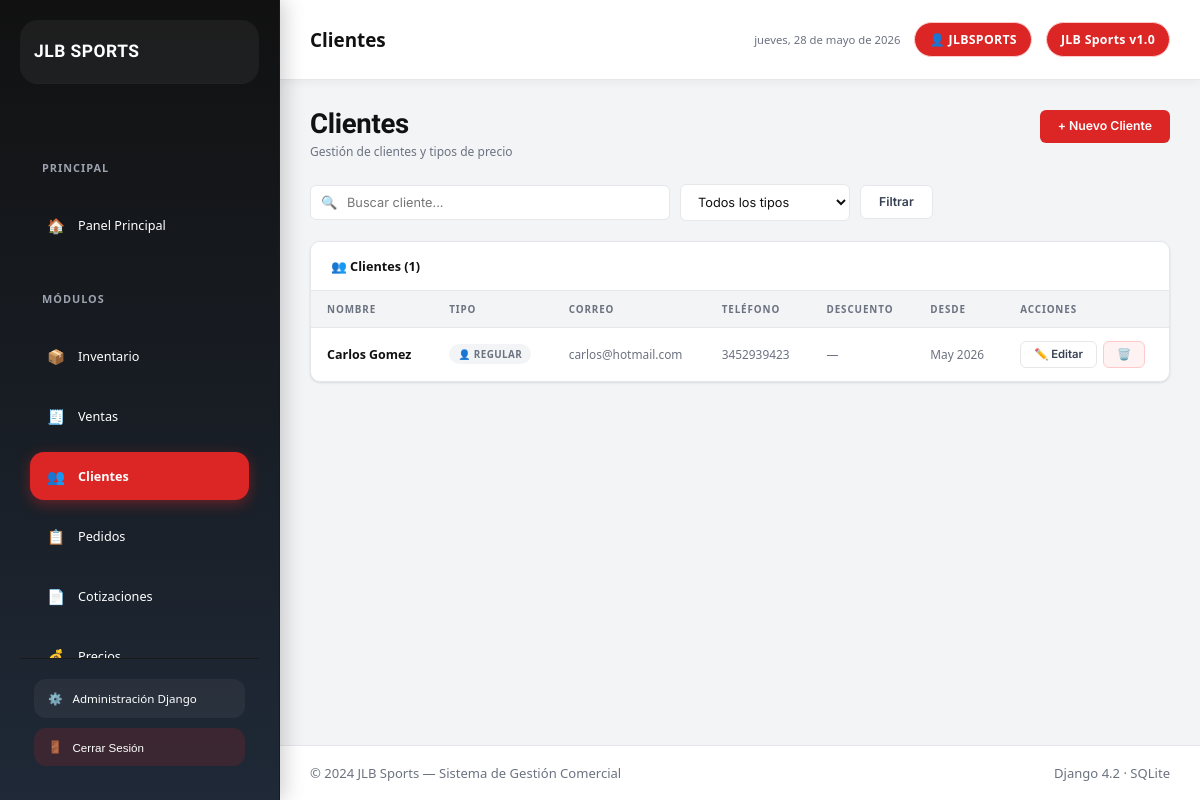
Screenshot of /clients/ (signed in) with the database file from the repository.
### clients/models.py (models this page shows, shortened)
class Client(models.Model):
    CLIENT_TYPES = [
        ('regular', 'Regular'),
        ('Distribuidor', 'Distribuidor'),
        ('Almacen', 'Almacen'),
        ('Entrenador', 'Entrenador'),
    ]
    name = models.CharField(max_length=200)
    cedula = models.CharField(max_length=30, blank=True, default='', verbose_name='Cédula / NIT')
    client_type = models.CharField(max_length=20, choices=CLIENT_TYPES, default='regular')
    email = models.EmailField(blank=True)
    phone = models.CharField(max_length=20, blank=True)
    municipio = models.CharField(max_length=100, blank=True, default='')
    address = models.TextField(blank=True)
    discount_percent = models.DecimalField(max_digits=5, decimal_places=2, default=0,
                                           help_text="Descuento base del cliente (%)")
    notes = models.TextField(blank=True, verbose_name='Observaciones')
    created_at = models.DateTimeField(auto_now_add=True)
    class Meta:
        ordering = ['name']

### clients/views.py (the view)
# urls.py: path('', views.client_list, name='client_list'),
@login_required
def client_list(request):
    query = request.GET.get('q', '')
    client_type = request.GET.get('type', '')
    clients = Client.objects.all()
    if query:
        clients = clients.filter(Q(name__icontains=query) | Q(email__icontains=query) | Q(cedula__icontains=query))
    if client_type:
        clients = clients.filter(client_type=client_type)
    context = {
        'clients': clients,
        'query': query,
        'selected_type': client_type,
        'client_types': Client.CLIENT_TYPES,
        'active_page': 'clients',
    }
    return render(request, 'clients/client_list.html', context)

### templates/clients/client_list.html (shortened to what this page needs)
{% extends 'base.html' %}
{% load jlb_filters %}
{% block topbar_title %}Clientes{% endblock %}
{% block content %}
<div class="seccion-header">
  <div>
    <h1 class="seccion-titulo">Clientes</h1>
    <p class="seccion-subtitulo">Gestión de clientes y tipos de precio</p>
  </div>
  <a href="{% url 'client_create' %}" class="btn btn-rojo">+ Nuevo Cliente</a>
</div>
<form method="get" class="filtros-barra">
  <div class="busqueda-wrap">
    <span class="busqueda-icono">🔍</span>
    <input type="text" name="q" value="{{ query }}" placeholder="Buscar cliente...">
  </div>
  <select name="type" style="width:auto;min-width:170px;" onchange="this.form.submit()">
    <option value="">Todos los tipos</option>
  </select>
  <button type="submit" class="btn btn-outline">Filtrar</button>
</form>
<div class="tarjeta">
  <div class="tarjeta-cab">
    <span class="tarjeta-titulo">👥 Clientes ({{ clients.count }})</span>
  </div>
  <div class="tabla-wrap">
    <table>
      <thead>
        <tr><th>Nombre</th><th>Tipo</th><th>Correo</th><th>Teléfono</th><th>Descuento</th><th>Desde</th><th>Acciones</th></tr>
      </thead>
      <tbody>
        {% for c in clients %}
        <tr>
          <td><a href="{% url 'client_detail' c.pk %}" class="bold" style="color:var(--negro);">{{ c.name }}</a></td>
          <td>
            {% if c.client_type == 'vip' %}<span class="badge badge-rojo">⭐ VIP</span>
            {% elif c.client_type == 'company' %}<span class="badge badge-azul">🏢 Empresa</span>
            {% elif c.client_type == 'wholesale' %}<span class="badge badge-verde">📦 Mayorista</span>
            {% else %}<span class="badge badge-gris">👤 Regular</span>{% endif %}
          </td>
          <td class="td-muted">{{ c.email|default:"—" }}</td>
          <td class="td-muted">{{ c.phone|default:"—" }}</td>
          <td>{% if c.discount_percent %}<span class="badge badge-verde">{{ c.discount_percent }}% extra</span>{% else %}<span class="td-muted">—</span>{% endif %}</td>
          <td class="td-muted">{{ c.created_at|date:"M Y" }}</td>
          <td>
            <div class="td-acciones">
              <a href="{% url 'client_edit' c.pk %}" class="btn btn-outline btn-sm">✏️ Editar</a>
              <a href="{% url 'client_delete' c.pk %}" class="btn btn-sm" style="background:var(--rojo-suave);color:var(--rojo);border:1px solid var(--rojo-borde);">🗑️</a>
            </div>
          </td>
        </tr>
        {% endfor %}
      </tbody>
    </table>
  </div>
</div>
{% endblock %}

### templates/base.html (shortened to what this page needs)
{% load static %}
{% load jlb_filters %}
<!DOCTYPE html>
<html lang="es">
<head>
  <link rel="stylesheet" href="{% static 'css/style.css' %}">
</head>
<body>
<aside class="sidebar">
  <a href="{% url 'dashboard' %}" class="sidebar-brand">
    <div class="brand-text">
      <div class="brand-nombre">JLB Sports</div>
    </div>
  </a>
  <nav class="sidebar-nav">
    <div class="nav-grupo-label">Principal</div>
    <a href="{% url 'dashboard' %}" class="nav-enlace {% if active_page == 'dashboard' %}activo{% endif %}">
      <span class="nav-icono">🏠</span>
      Panel Principal
    </a>
    <div class="nav-grupo-label">Módulos</div>
    <a href="{% url 'product_list' %}" class="nav-enlace {% if active_page == 'inventory' %}activo{% endif %}">
      <span class="nav-icono">📦</span>
      Inventario
    </a>
    <a href="{% url 'sale_list' %}" class="nav-enlace {% if active_page == 'sales' %}activo{% endif %}">
      <span class="nav-icono">🧾</span>
      Ventas
    </a>
    <a href="{% url 'client_list' %}" class="nav-enlace {% if active_page == 'clients' %}activo{% endif %}">
      <span class="nav-icono">👥</span>
      Clientes
    </a>
    <a href="{% url 'order_list' %}" class="nav-enlace {% if active_page == 'orders' %}activo{% endif %}">
      <span class="nav-icono">📋</span>
      Pedidos
    </a>
    <a href="{% url 'quote_list' %}" class="nav-enlace {% if active_page == 'quotes' %}activo{% endif %}">
      <span class="nav-icono">📄</span>
      Cotizaciones
    </a>
    <a href="{% url 'pricing_overview' %}" class="nav-enlace {% if active_page == 'pricing' %}activo{% endif %}">
      <span class="nav-icono">💰</span>
      Precios
    </a>
  </nav>
  <div class="sidebar-pie">
    <a href="/admin/" class="sidebar-admin-link" target="_blank">
      <span>⚙️</span>
      Administración Django
    </a>
    <form method="post" action="{% url 'logout' %}" style="margin-top:10px;">
      <button type="submit" class="sidebar-admin-link" style="width:100%;border:none;cursor:pointer;background:rgba(220,38,38,0.15);">
        <span>🚪</span>
        Cerrar Sesión
      </button>
    </form>
  </div>
</aside>
<div class="main-wrap">
  <header class="topbar">
    <div class="topbar-izq">
      <span class="topbar-titulo">
        {% block topbar_title %}JLB Sports{% endblock %}
      </span>
    </div>
    <div class="topbar-der">
      <span class="topbar-fecha" id="topbar-fecha"></span>
      {% if user.is_authenticated %}
      <span class="topbar-chip">👤 {{ user.username }}</span>
      {% endif %}
      <span class="topbar-chip">JLB Sports v1.0</span>
    </div>
  </header>
  <main class="pagina-contenido">
    {% block content %}{% endblock %}
  </main>
  <footer class="page-footer">
    <span>© 2024 JLB Sports — Sistema de Gestión Comercial</span>
    <span>Django 4.2 · SQLite</span>
  </footer>
</div>
</body>
</html>

### templates/base.html (style rules this page uses)
:root { --rojo-principal:#DC2626; --rojo-oscuro:#B91C1C; --negro:#111111; --gris-oscuro:#1F2937; --gris-claro:#F3F4F6; --blanco:#FFFFFF; --verde:#10B981; --alerta:#EF4444; }
* { margin:0; padding:0; box-sizing:border-box; }
body { font-family: 'Segoe UI', sans-serif; background: var(--gris-claro); color: var(--gris-oscuro); display:flex; min-height:100vh; }
.sidebar { width:280px; background: linear-gradient(180deg,var(--negro),var(--gris-oscuro)); color:white; display:flex; flex-direction:column; padding:20px; position:fixed; height:100vh; overflow-y:auto; box-shadow:4px 0 20px rgba(0,0,0,0.2); }
.sidebar-brand { display:flex; align-items:center; gap:14px; text-decoration:none; margin-bottom:30px; padding:14px; border-radius:18px; background: rgba(255,255,255,0.05); transition:0.3s; }
.brand-text { display:flex; flex-direction:column; }
.brand-nombre { font-size:1.2rem; font-weight:700; color:white; }
.nav-grupo-label { font-size:0.75rem; text-transform:uppercase; color:#9ca3af; margin:18px 0 10px; letter-spacing:1px; }
.sidebar-nav { display:flex; flex-direction:column; gap:8px; }
.nav-enlace { display:flex; align-items:center; gap:12px; padding:14px 16px; border-radius:14px; color:white; text-decoration:none; transition:0.3s; font-weight:500; position:relative; }
.nav-enlace.activo { background:var(--rojo-principal); box-shadow:0 4px 14px rgba(220,38,38,0.4); }
.nav-icono { font-size:1.1rem; }
.sidebar-pie { margin-top:auto; padding-top:20px; }
.sidebar-admin-link { display:flex; align-items:center; gap:10px; text-decoration:none; color:white; padding:12px 14px; border-radius:12px; background:rgba(255,255,255,0.05); transition:0.3s; }
.main-wrap { margin-left:280px; flex:1; display:flex; flex-direction:column; min-height:100vh; }
.topbar { height:80px; background:white; display:flex; align-items:center; justify-content:space-between; padding:0 30px; box-shadow:0 2px 10px rgba(0,0,0,0.05); }
.topbar-titulo { font-size:1.3rem; font-weight:700; color:var(--negro); }
.topbar-der { display:flex; align-items:center; gap:14px; }
.topbar-chip { background:var(--rojo-principal); color:white; padding:8px 14px; border-radius:999px; font-size:0.85rem; font-weight:600; }
.pagina-contenido { padding:30px; flex:1; }
.page-footer { background:white; padding:18px 30px; display:flex; justify-content:space-between; font-size:0.9rem; color:#6b7280; border-top:1px solid #e5e7eb; }

### rows the page displays
Client: name "Carlos Gomez", client_type "👤 REGULAR", email "carlos@hotmail.com", phone "3452939423", created_at "May 2026"

### other values shown
{{ user.username }} "JLBSPORTS"
{{ clients.count }} "1"
